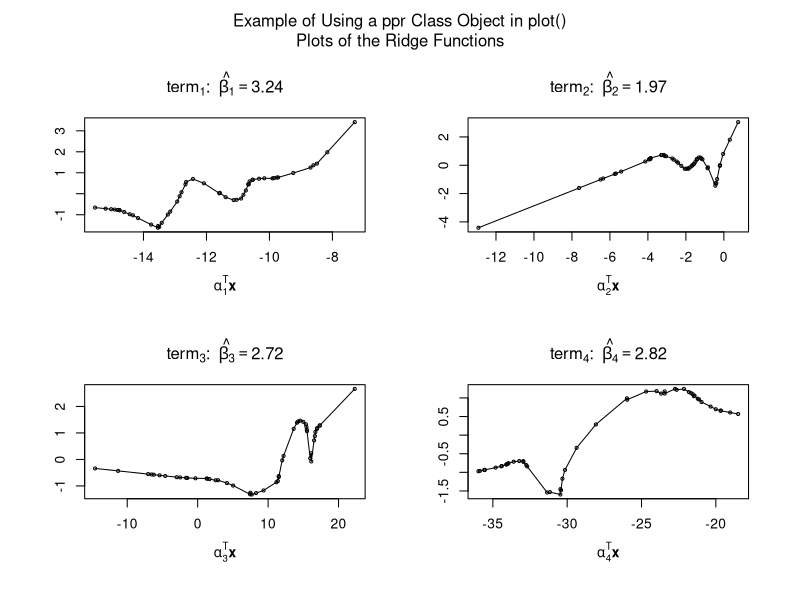

The R script that drew this image:
par( mfrow=c( 2, 2 ), oma=c( 1, 1, 3, 1 ) )

plot( 
  ppr( 
    x=LifeCycleSavings[ , 2:5 ], 
    y=LifeCycleSavings[ , 1 ], 
    nterms=4, 
    max=5 
  ) 
)
mtext( 
  "Example of Using a ppr Class Object in plot()\nPlots of the Ridge Functions", 
  side=3, 
  font=1, 
  outer=TRUE 
)

par( mfrow=c( 1, 1 ), oma=c( 0, 0, 0, 0 ) )
